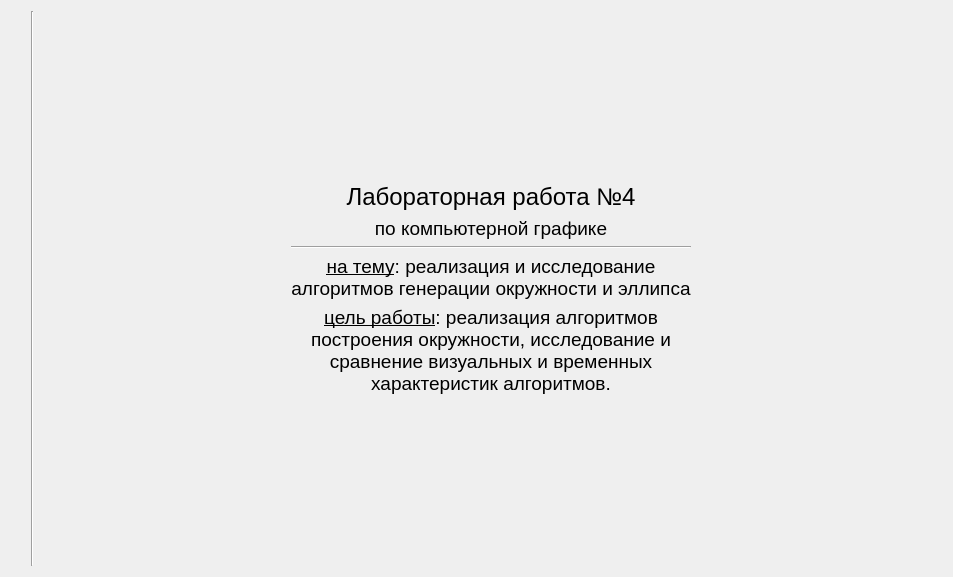
<?xml version="1.0" encoding="UTF-8"?>
<ui version="4.0">
 <class>MainWindowClass</class>
 <widget class="QMainWindow" name="MainWindowClass">
  <property name="geometry">
   <rect>
    <x>0</x>
    <y>0</y>
    <width>953</width>
    <height>577</height>
   </rect>
  </property>
  <property name="windowTitle">
   <string>MainWindow</string>
  </property>
  <widget class="QWidget" name="centralWidget">
   <layout class="QGridLayout" name="gridLayout">
    <item row="0" column="1">
     <widget class="Line" name="line">
      <property name="orientation">
       <enum>Qt::Vertical</enum>
      </property>
     </widget>
    </item>
    <item row="0" column="0">
     <layout class="QVBoxLayout" name="buttonsList">
      <item>
       <spacer name="spacer">
        <property name="orientation">
         <enum>Qt::Vertical</enum>
        </property>
        <property name="sizeHint" stdset="0">
         <size>
          <width>20</width>
          <height>40</height>
         </size>
        </property>
       </spacer>
      </item>
     </layout>
    </item>
    <item row="0" column="2">
     <widget class="QStackedWidget" name="stackedWidget">
      <property name="currentIndex">
       <number>0</number>
      </property>
      <widget class="QWidget" name="homePage">
       <layout class="QGridLayout" name="gridLayout_2">
        <item row="1" column="2">
         <spacer name="horizontalSpacer_2">
          <property name="orientation">
           <enum>Qt::Horizontal</enum>
          </property>
          <property name="sizeHint" stdset="0">
           <size>
            <width>40</width>
            <height>20</height>
           </size>
          </property>
         </spacer>
        </item>
        <item row="0" column="1">
         <spacer name="verticalSpacer_2">
          <property name="orientation">
           <enum>Qt::Vertical</enum>
          </property>
          <property name="sizeHint" stdset="0">
           <size>
            <width>20</width>
            <height>40</height>
           </size>
          </property>
         </spacer>
        </item>
        <item row="1" column="0">
         <spacer name="horizontalSpacer">
          <property name="orientation">
           <enum>Qt::Horizontal</enum>
          </property>
          <property name="sizeHint" stdset="0">
           <size>
            <width>40</width>
            <height>20</height>
           </size>
          </property>
         </spacer>
        </item>
        <item row="2" column="1">
         <spacer name="verticalSpacer_3">
          <property name="orientation">
           <enum>Qt::Vertical</enum>
          </property>
          <property name="sizeHint" stdset="0">
           <size>
            <width>20</width>
            <height>40</height>
           </size>
          </property>
         </spacer>
        </item>
        <item row="1" column="1">
         <layout class="QVBoxLayout" name="verticalLayout_2">
          <item>
           <widget class="QLabel" name="label_3">
            <property name="font">
             <font>
              <pointsize>18</pointsize>
             </font>
            </property>
            <property name="text">
             <string>Лабораторная работа №4</string>
            </property>
            <property name="alignment">
             <set>Qt::AlignCenter</set>
            </property>
           </widget>
          </item>
          <item>
           <widget class="QLabel" name="label_4">
            <property name="font">
             <font>
              <pointsize>14</pointsize>
              <weight>50</weight>
              <bold>false</bold>
             </font>
            </property>
            <property name="text">
             <string>по компьютерной графике</string>
            </property>
            <property name="alignment">
             <set>Qt::AlignCenter</set>
            </property>
           </widget>
          </item>
          <item>
           <widget class="Line" name="line2">
            <property name="orientation">
             <enum>Qt::Horizontal</enum>
            </property>
           </widget>
          </item>
          <item>
           <widget class="QLabel" name="label_5">
            <property name="text">
             <string>&lt;html&gt;&lt;head/&gt;&lt;body&gt;&lt;p align=&quot;center&quot;&gt;&lt;span style=&quot; font-size:14pt; text-decoration: underline;&quot;&gt;на тему&lt;/span&gt;&lt;span style=&quot; font-size:14pt;&quot;&gt;: реализация и исследование алгоритмов генерации окружности и эллипса&lt;/span&gt;&lt;/p&gt;&lt;/body&gt;&lt;/html&gt;</string>
            </property>
            <property name="scaledContents">
             <bool>false</bool>
            </property>
            <property name="alignment">
             <set>Qt::AlignCenter</set>
            </property>
            <property name="wordWrap">
             <bool>true</bool>
            </property>
           </widget>
          </item>
          <item>
           <widget class="QLabel" name="label_6">
            <property name="minimumSize">
             <size>
              <width>400</width>
              <height>0</height>
             </size>
            </property>
            <property name="text">
             <string>&lt;html&gt;&lt;head/&gt;&lt;body&gt;&lt;p align=&quot;center&quot;&gt;&lt;span style=&quot; font-size:14pt; text-decoration: underline;&quot;&gt;цель работы&lt;/span&gt;&lt;span style=&quot; font-size:14pt;&quot;&gt;: реализация алгоритмов построения окружности, исследование и сравнение визуальных и временных характеристик алгоритмов.&lt;/span&gt;&lt;/p&gt;&lt;/body&gt;&lt;/html&gt;</string>
            </property>
            <property name="scaledContents">
             <bool>false</bool>
            </property>
            <property name="alignment">
             <set>Qt::AlignCenter</set>
            </property>
            <property name="wordWrap">
             <bool>true</bool>
            </property>
           </widget>
          </item>
         </layout>
        </item>
       </layout>
      </widget>
     </widget>
    </item>
   </layout>
  </widget>
 </widget>
 <layoutdefault spacing="6" margin="11"/>
 <resources>
  <include location="mainwindow.qrc"/>
 </resources>
 <connections/>
</ui>
